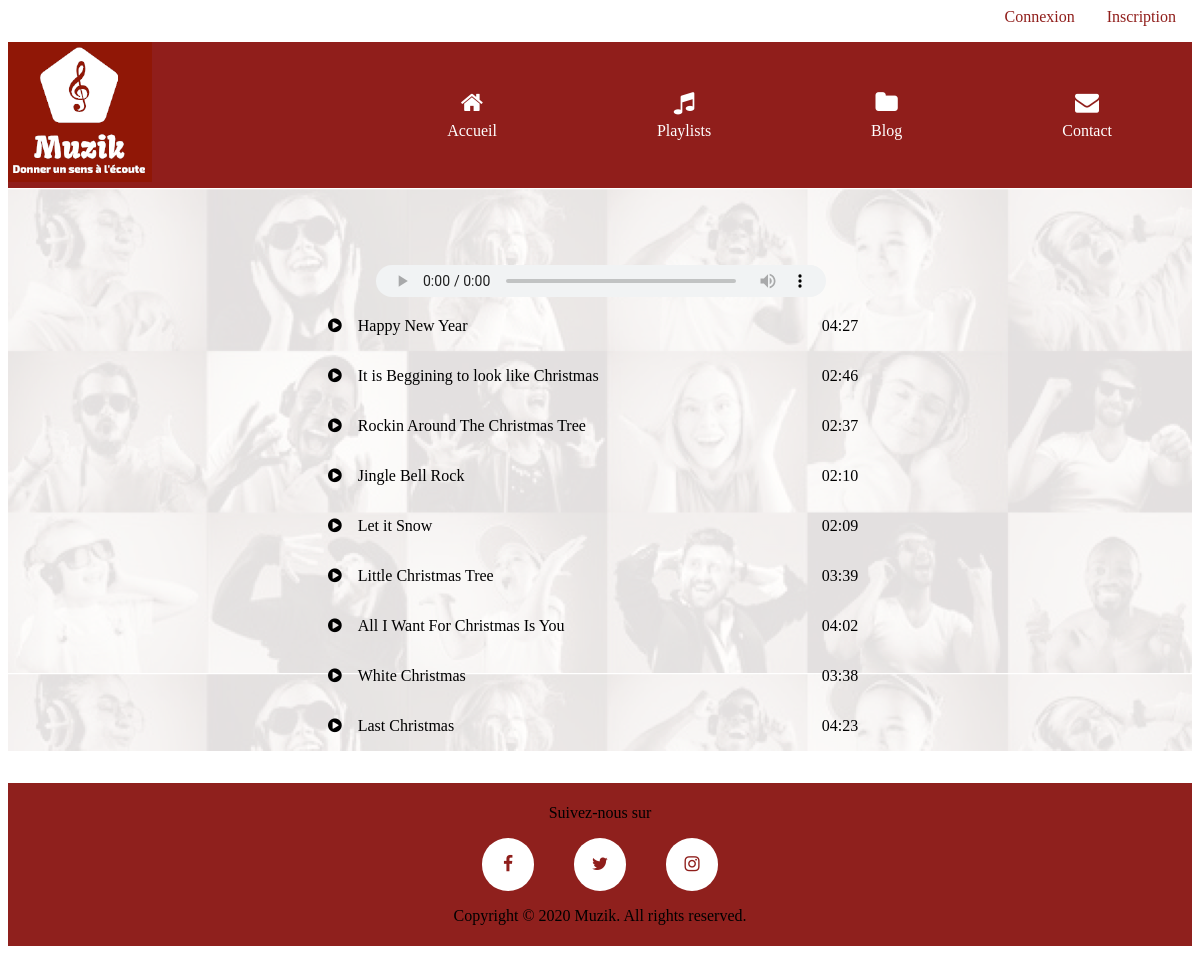
/music.php?Id=1, run on the app's committed database.
### tables this page shows
CREATE TABLE `Playlists` (
  `Id` int(11) NOT NULL,
  `Titre` varchar(255) NOT NULL,
  `Cat_Id` int(11) NOT NULL,
  `Music` varchar(255) NOT NULL,
  `Time` varchar(255) NOT NULL
);

### music.php (called while the page is built, shortened)
<?php
include('database/bdd_connection.php') ;
$query ='SELECT * FROM Playlists WHERE Cat_Id='.$_GET['Id'];
$resultSet = $pdo->query($query);
$musics = $resultSet->fetchAll();
include 'Templates/layout.phtml';
?>

### Templates/music.phtml (the view)
<main class="playlist">
	<div class="container">
		<h1 class="playlist__titre"><?php echo $_GET['Titre'];?></h1>
		<div class="playing__titre" id="titre"></div>
		<audio class="audio" id="audioPlayer" controls>
		</audio>
		    <div class="player">
			    <?php foreach($musics as $music): ?>
				    <div  class="player__playlist">
			            <p class="player__signe" onclick="change_music('Audio/<?php echo $music['Music']?>','<?php echo $music['Titre']?>'); "><i class="fa fa-play-circle"></i></p>
			            <div class="titre">
							<p class="player__titre" onclick="change_music('Audio/<?php echo $music['Music']?>','<?php echo $music['Titre']?>');"><?php echo $music['Titre']?></p>
			            </div>
			            <p class="player__time"><?php echo $music['Time']?></p>
			        </div>
			    <?php endforeach;?>
			</div>
    </div>
</main>

### css/style.css (style rules this page uses)
* { box-sizing: border-box; }
.container { max-width: 1200px; margin: 0 auto; }
.playlist { background-image: url("../images/example.png"); }
.player { padding:0 20em; }
.playlist__titre { margin-top: 0; padding-top: 1em; text-align: center; text-transform: uppercase; }
.playing__titre { padding-bottom:1em; text-align: center; font-size: 1.5em; font-weight: 100; color: #8F1E1B; }
.audio { width: 450px; height: 32px; margin-left:23em; }
.player__playlist { display:flex; flex-direction: row; }
.player__titre { margin:1em; }
.titre { width:30em; }

### data on the page
playlists: Titre "Happy New Year", Time "04:27"
playlists: Titre "It is Beggining to look like Christmas", Time "02:46"
playlists: Titre "Rockin Around The Christmas Tree", Time "02:37"
playlists: Titre "Jingle Bell Rock", Time "02:10"
playlists: Titre "Let it Snow", Time "02:09"
playlists: Titre "Little Christmas Tree", Time "03:39"
playlists: Titre "All I Want For Christmas Is You", Time "04:02"
playlists: Titre "White Christmas", Time "03:38"
playlists: Titre "Last Christmas", Time "04:23"
